Frame 1 (no input): blank canvas, image omitted
Frame 60 (the mouse pressed at the canvas centre just before this capture): blank canvas, image omitted
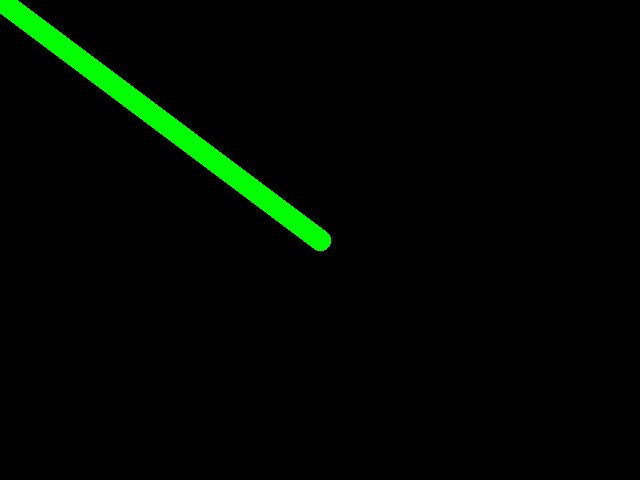
Frame 120 (the mouse held since frame 60 and released just before this capture)

The Processing sketch whose frames 1 and 60 were blank and that drew this single picture after the mouse press (run headless with seeded random() and noise(); from frame 60 on, the mouse is pressed at the canvas centre):

// Processing sketch: basic_drawing_001
// ── basic_drawing_001.pde
float x = width/2;
float y = height/2;
String s = "hello";
boolean b = true;  
  
void setup() {
  size(640, 480);
  frameRate(60);
  background(0);
}

void draw() {  
  if (mousePressed) {
    strokeWeight(20);
    if (b) {
      stroke(0, 255, 0);
    } else {
      stroke(0, 0, 255);
    }
    beginShape();
    vertex(0, 0);
    vertex(pmouseX, pmouseY);
    vertex(mouseX, mouseY);
    endShape();
    
    stroke(0, 255, 0);
    point(mouseX, mouseY);
  }
}

void keyPressed() {
  b = !b;
  println(b);
}
